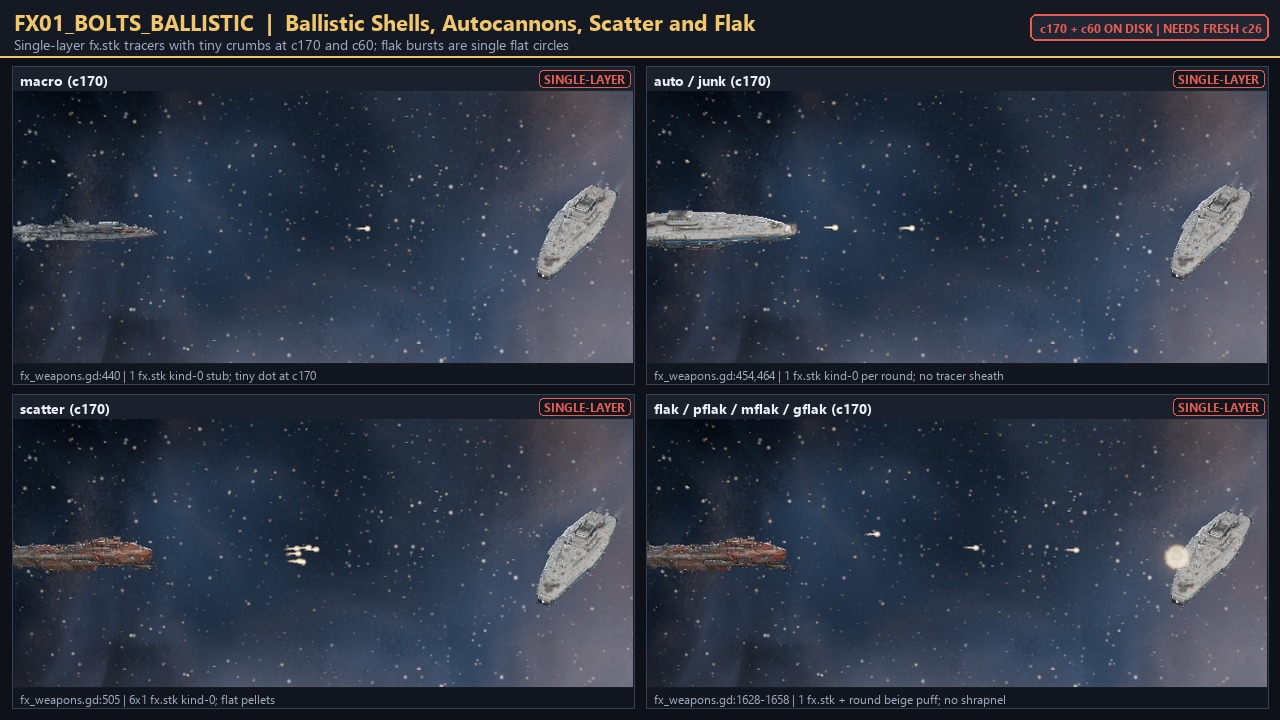
#> input picture contrib/neon/reviews/effects_sweep_1124_pics/FX01_bolts_ballistic.jpg, 1280 x 720 px, given in place of a_slab_broadside__c60.png, which was not available
$ python sheets370.py ../../../neon/reviews/effects_sweep_1124_pics ../../../neon/reviews/effects_sweep_1124_pics/FX02_bolts_energy_bio.jpg ../../../neon/reviews/effects_sweep_1124_pics/FX02_bolts_energy_bio.jpg
#> lines starting #> are read from the running program, lines starting #| are printed output that depends on the picture
"""Issue 370: before and after sheets from the look bench's attach rows (godot/bench/look_moments_attach.json).

python sheets370.py BEFORE_MOMENTS AFTER_MOMENTS OUT_DIR
BEFORE_MOMENTS and AFTER_MOMENTS are the bench's moments folders (the second run of main and of the branch). Writes, per
hull, <hull>_attach_c<cam>.jpg (five moments, main on the left, the branch on the right, one bench cell each, 720 px tall;
camera 60, but 170 for the ring, which fills the frame at 60), jets_c170.jpg (every movement jet on the slab, the ring and
the tower at the battle camera, true pixels) and copies the camera 26 strips (the closest camera) of the slab, the ring and the tower as JPG into OUT_DIR/strips/.
"""
import os
import sys
from PIL import Image, ImageDraw

HULLS = [("slab", "I15_11 Glasswright cruiser (the slab)", 60), ("ring", "D22_23 Eclipse tomb-ark (the ring)", 170),
         ("tower", "D21_23 Eclipse cruiser (the tower)", 60), ("barge", "C19_51 Hullbreaker battle-barge", 60),
         ("recipe", "C15s_23 recipe cruiser (round 7 export)", 60)]
# moment, bench cell shown (the strip's frame index), label
MOMENTS = [("broadside", 7, "guns at a port target"), ("ahead", 5, "forward guns, target ahead"),
           ("jets", 1, "every movement jet"), ("wounds", 1, "wounds, sections at 10%"), ("launch", 3, "wing launch")]
CW, CH = 240, 135
LW = 120
HEAD = 45


def cell(path, i, size=(CW, CH)):
#> called with i = 7, size = (240, 135)
    im = Image.open(path).convert("RGB")
#> im is the input picture: PIL image 1280x720 RGB; mean R, G, B 47.1, 53.7, 67.4
    n = im.width // 384
#> n = 3
    i = min(i, n - 1)
#> i = 2
    c = im.crop((384 * i, 0, 384 * i + 384, 216))
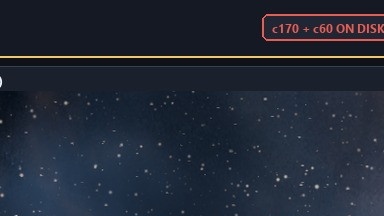
#> c: PIL image 384x216 RGB; mean R, G, B 34.1, 40.6, 53.9
    return c if size == (384, 216) else c.resize(size, Image.LANCZOS)
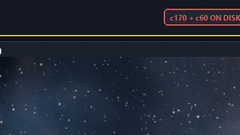
#> returned value: PIL image 240x135 RGB; mean R, G, B 34.1, 40.6, 53.8


def main(before, after, out):
    os.makedirs(os.path.join(out, "strips"), exist_ok=True)
    for key, name, cam in HULLS:
        sheet = Image.new("RGB", (LW + 2 * CW, HEAD + len(MOMENTS) * CH), (16, 16, 20))
        d = ImageDraw.Draw(sheet)
        d.text((6, 4), "%s  camera %d" % (name, cam), fill=(255, 220, 120))
        d.text((LW + 6, 26), "before (main)", fill=(230, 230, 230))
        d.text((LW + CW + 6, 26), "after (issue 370)", fill=(230, 230, 230))
        for r, (m, i, label) in enumerate(MOMENTS):
            f = "a_%s_%s__c%d.png" % (key, m, cam)
            y = HEAD + r * CH
            d.text((6, y + 6), m, fill=(255, 220, 120))
            d.text((6, y + 22), label, fill=(200, 200, 200))
            sheet.paste(cell(os.path.join(before, f), i), (LW, y))
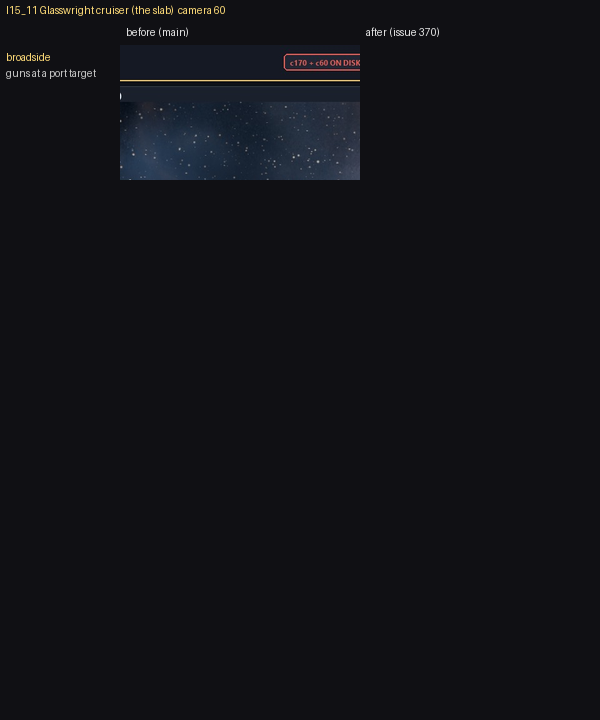
#> sheet: PIL image 600x720 RGB; mean R, G, B 17.9, 18.4, 22.9
            sheet.paste(cell(os.path.join(after, f), i), (LW + CW, y))
#> call 2 of cell, with i = 7, size = (240, 135)
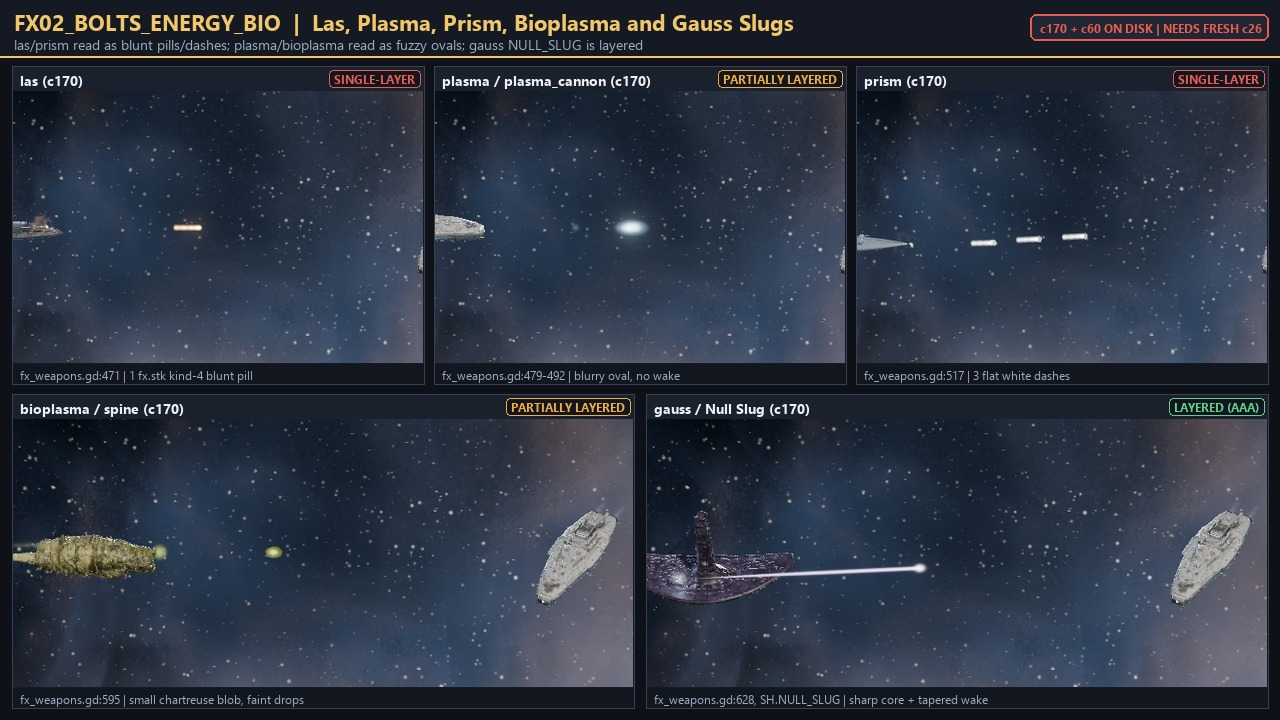
#> input picture contrib/neon/reviews/effects_sweep_1124_pics/FX02_bolts_energy_bio.jpg, 1280 x 720 px, given in place of a_slab_broadside__c60.png, which was not available
#> in cell, im is the input picture: PIL image 1280x720 RGB; mean R, G, B 45.2, 52.9, 66.9
#> in cell (call 2), `c = im.crop((384 * i, 0, 384 * i + 384, 216))`:
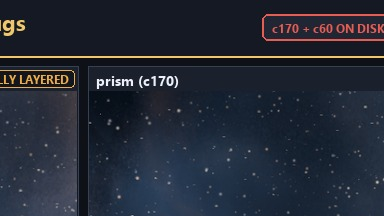
#> c: PIL image 384x216 RGB; mean R, G, B 36.1, 41.5, 53.4
#> in cell (call 2), `return c if size == (384, 216) else c.resize(size, Image.LANCZOS)`:
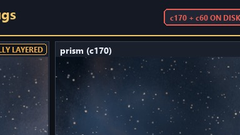
#> returned value: PIL image 240x135 RGB; mean R, G, B 36.1, 41.5, 53.4
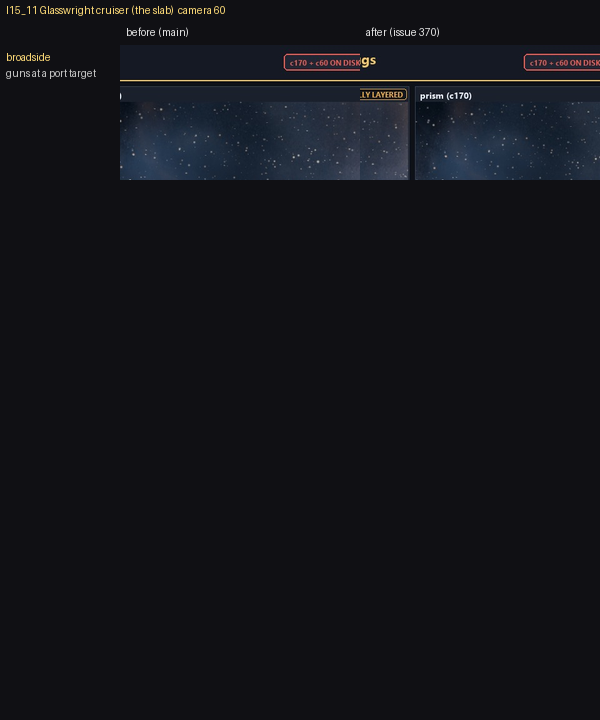
#> sheet: PIL image 600x720 RGB; mean R, G, B 19.4, 20.3, 25.4
        sheet.save(os.path.join(out, "%s_attach_c%d.jpg" % (key, cam)), quality=88)
        if key not in ("slab", "ring", "tower"):
            continue
        for m, _, _ in MOMENTS:
            f = "a_%s_%s__c26.png" % (key, m)
            for tag, src in (("before", before), ("after", after)):
                Image.open(os.path.join(src, f)).convert("RGB").save(
                    os.path.join(out, "strips", "%s_%s" % (tag, f.replace(".png", ".jpg"))), quality=72)


    # the battle camera first (RULEBOOK 6.1): the jets at camera 170, true pixels (each cell a 1 to 1 crop)
    rows = HULLS[:3]
    sheet = Image.new("RGB", (LW + 2 * 384, HEAD + len(rows) * 216), (16, 16, 20))
    d = ImageDraw.Draw(sheet)
    d.text((6, 4), "every movement jet at the battle camera (170), true pixels", fill=(255, 220, 120))
    d.text((LW + 6, 26), "before (main)", fill=(230, 230, 230))
    d.text((LW + 384 + 6, 26), "after (issue 370)", fill=(230, 230, 230))
    for r, (key, name, _) in enumerate(rows):
        f = "a_%s_jets__c170.png" % key
        y = HEAD + r * 216
        d.text((6, y + 6), name.split(" (")[0], fill=(255, 220, 120))
        d.text((6, y + 22), "(" + name.split(" (")[1], fill=(200, 200, 200))
        sheet.paste(cell(os.path.join(before, f), 1, (384, 216)), (LW, y))
        sheet.paste(cell(os.path.join(after, f), 1, (384, 216)), (LW + 384, y))
    sheet.save(os.path.join(out, "jets_c170.jpg"), quality=90)


if __name__ == "__main__":
#> (the run stopped early here; a loop or call above may not have finished)
